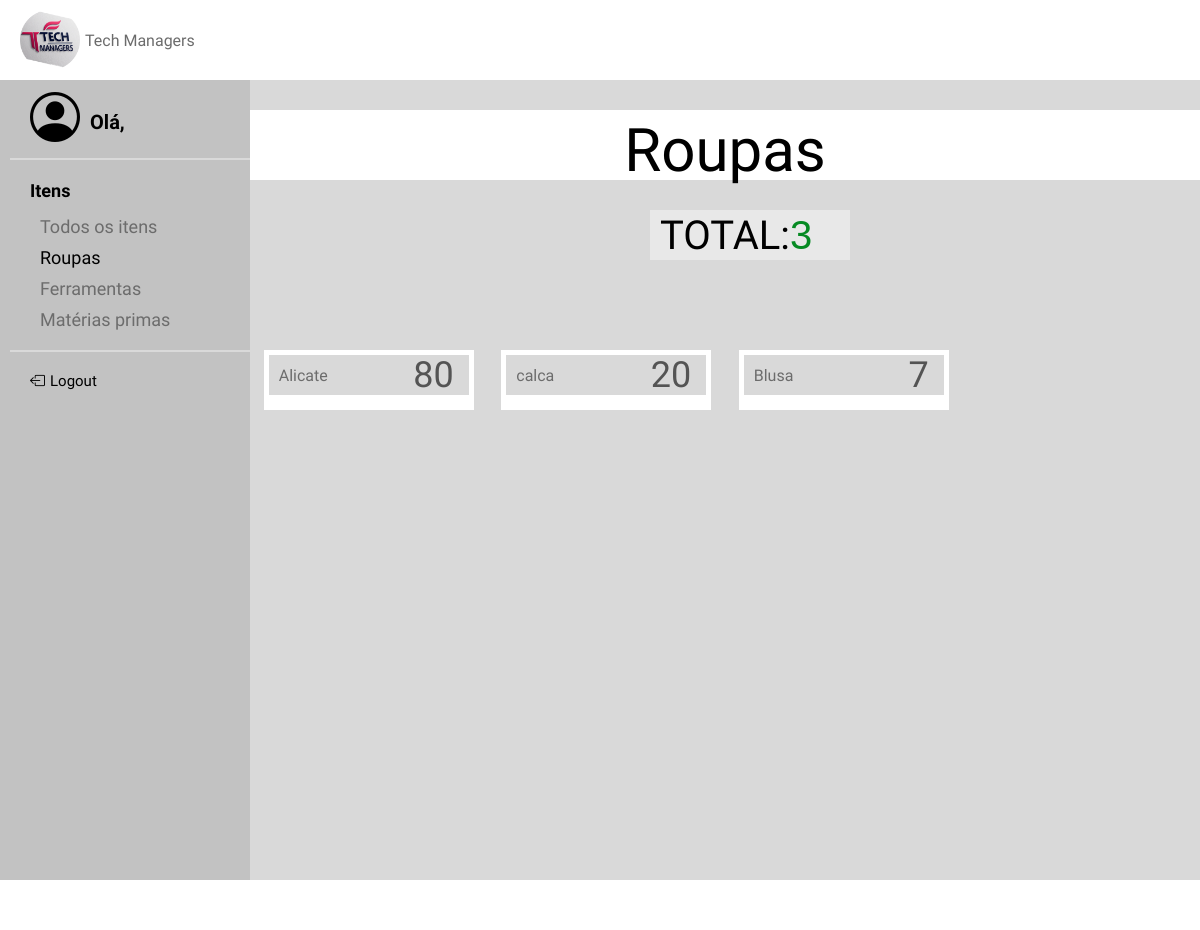
/TelaAR, run on an earlier commit of the app's database.
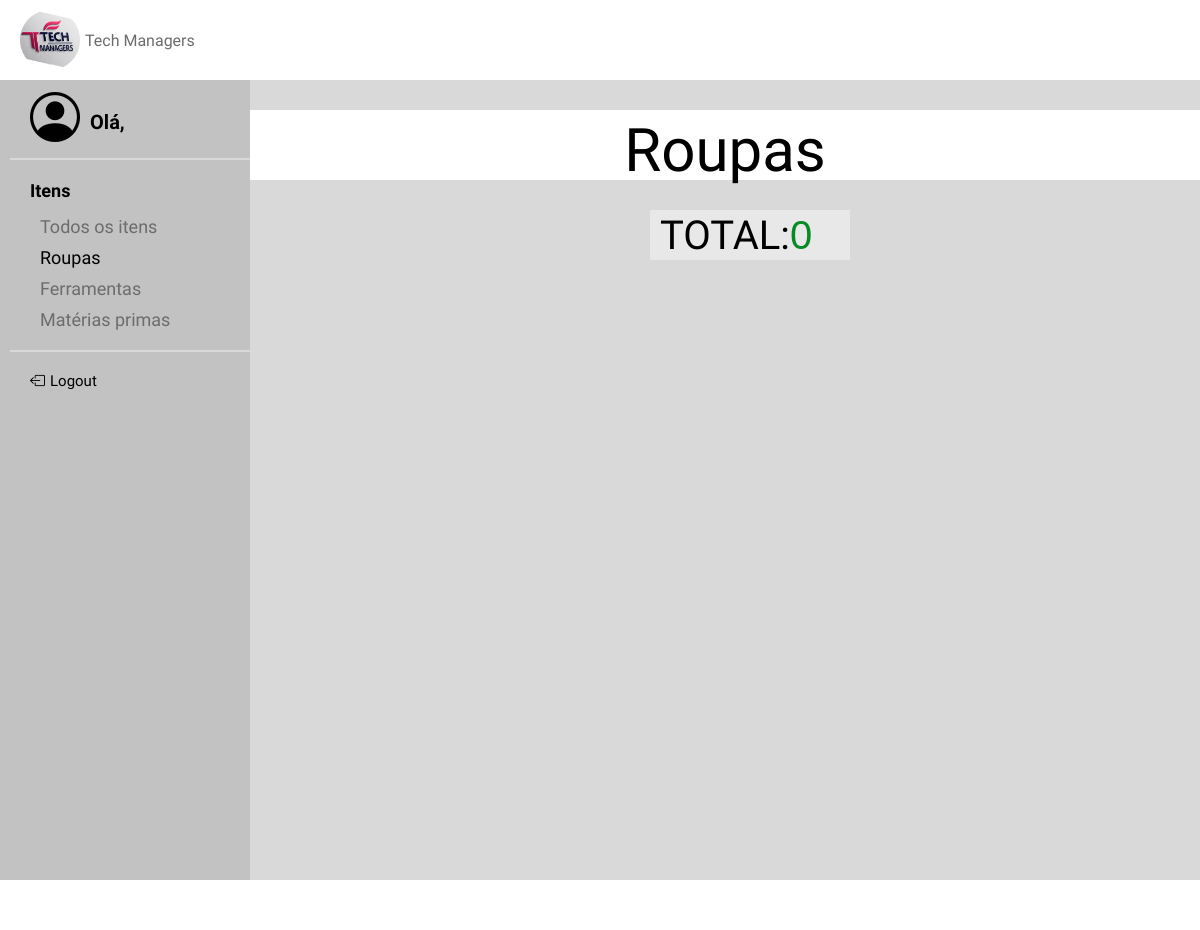
And on a later commit of the database.
### models.py (models this page shows, shortened)
class ITEM(Base):
    __tablename__ = 'item'
    id = Column(Integer, primary_key=True, unique=True, nullable=False, index=True)
    nome = Column(String(40), nullable=False, index=True)
    tipo = Column(String(40), nullable=False, index=True)
    quantidade = Column(Integer, nullable=False, index=True)

### app.py (the view)
@app.route('/TelaAR')
def tela_roupas():
    itens = ITEM.query.filter_by(tipo="Roupa").all()
    return render_template("TelaARoupas.html", itens=itens)

### templates/TelaARoupas.html
{% extends "base.html" %}
{% block conteudo %}
    <link rel="stylesheet" href="/static/TelaARoupas.css">
    <div class="container">
        <div id="numero">
            <p class="titulo">Roupas</p>
        </div>
        <div id="total">
            <p for="numero" id="textonumero"> TOTAL: </p>
            <input type="number" id="camponumero" name="numero" value="{{ itens | length }}" readonly>
        </div>
        <div class="cards">
            {% for item in itens %}
                <div class="card">
                    <form class="input-group">
                        <input type="text" id="nome" name="nome" value="{{ item.nome }}" readonly>
                        <input type="number" id="quantidade" name="quantidade" value="{{ item.quantidade }}" disabled>
                    </form>
                </div>
            {% endfor %}
        </div>
    </div>
{% endblock %}

What changed in the data, as far as the page shows it:
removed ITEM: nome "Alicate", quantidade "80"
removed ITEM: nome "calca", quantidade "20"
removed ITEM: nome "Blusa", quantidade "7"
Also different on the page:
form field numero: "3" → "0"
